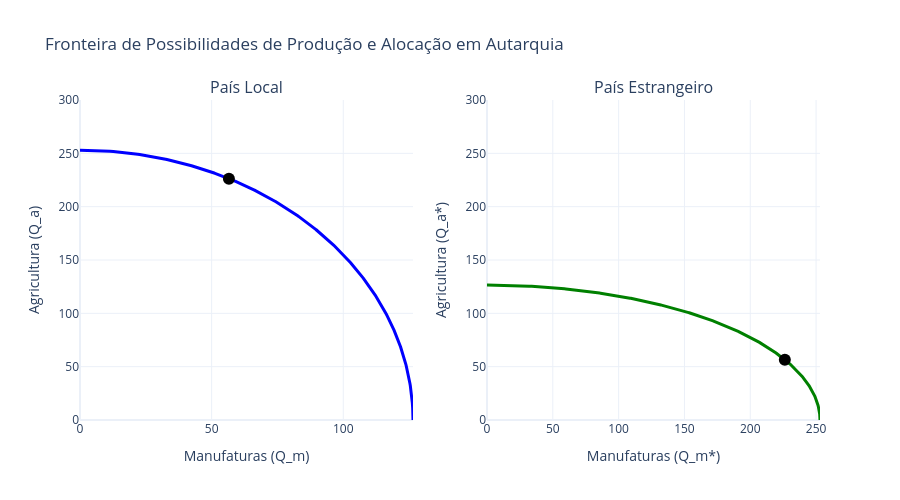

Here is the notebook cell this chart was saved with:
### Markdown cell above
**2.a)** Elabore e explique a fronteira de possibilidades de produção para o país Local e Estrangeiro. Considere o cenário de autarquia e a presença de substituição imperfeita de fatores.

A primeira diferença em relação ao modelo ricardiano é que a presença de um fator específico de produção ($K$ ou $T$) acarreta a produtividade marginal decrescente do trabalho. Isto é, as unidades adicionais de trabalho elevam a produção, mas a taxas decrescentes. No limite, o aumento da produção tende a zero. Como consequência, a fronteira de possibilidades de produção é côncava, existindo um ponto ótimo dado o preço relativo e a produtividade marginal relativa do trabalho.

Formalmente:

**Setor $i$:** $\text{PMgL} = \frac{\partial Q}{\partial L} > 0$ e $\frac{\partial \text{PMgL}}{\partial L} = \frac{\partial^2 Q}{\partial L^2} < 0$

Para setor de manufaturas e agricultura, temos:

* **Setor de Manufaturas**: $\text{PMgL}_m = \frac{\partial Q_m}{\partial L_m} > 0$ e $\frac{\partial \text{PMgL}_m}{\partial L_m} = \frac{\partial^2 Q_m}{\partial L_m^2} < 0$
* **Setor de Agricultura**: $\text{PMgL}_a = \frac{\partial Q_a}{\partial L_a} > 0$ e $\frac{\partial \text{PMgL}_a}{\partial L_a} = \frac{\partial^2 Q_a}{\partial L_a^2} < 0$

Obs. Consideramos a funão de produção para cada setor igual, pois a tecnologia é livre. Sendo esperado que cada país adote a tecnologia mais eficiente.

---

**Alocação Ótima e Maximização do Valor da Produção (Autarquia)**

No modelo de fatores específicos, a "produção máxima" em autarquia refere-se à alocação de trabalho que maximiza o valor total da produção. Isso ocorre no ponto em que o valor da produtividade marginal do trabalho se iguala entre os setores ($P_m \cdot \text{PMgL}_m = P_a \cdot \text{PMgL}_a$).

**País Local:**

* $\text{PMgL}_m = 0,5 \cdot 16^{0,5} \cdot L_m^{-0,5} = 2L_m^{-0,5}$
* $\text{PMgL}_a = 0,5 \cdot 64^{0,5} \cdot L_a^{-0,5} = 4L_a^{-0,5}$

Condição de equilíbrio dado o sistema de preços ($P_m = 1$ e $P_a = 1$):


$$1 \cdot 2L_m^{-0,5} = 1 \cdot 4L_a^{-0,5} \quad \Rightarrow \quad \left(\frac{L_a}{L_m}\right)^{0,5} = 2 \quad \Rightarrow \quad L_a = 4L_m$$

Substituindo na restrição de trabalho ($L_m + L_a = 1000$):


$$L_m + 4L_m = 1000 \quad \Rightarrow \quad L_m = 200 \quad \text{e} \quad L_a = 800$$

A produção ótima que maximiza a alocação em autarquia é:

* **Manufaturas:** $Q_m = 16^{0,5} \cdot 200^{0,5} = 4\sqrt{200} \approx 56,57$
* **Agricultura:** $Q_a = 64^{0,5} \cdot 800^{0,5} = 8\sqrt{800} \approx 226,27$

**País Estrangeiro:**

* $\text{PMgL}_m^* = 0,5 \cdot 64^{0,5} \cdot (L_m^*)^{-0,5} = 4(L_m^*)^{-0,5}$
* $\text{PMgL}_a^* = 0,5 \cdot 16^{0,5} \cdot (L_a^*)^{-0,5} = 2(L_a^*)^{-0,5}$

Condição de equilíbrio dado o sistema de preços ($P_m = 1$ e $P_a = 1$):


$$1 \cdot 4(L_m^*)^{-0,5} = 1 \cdot 2(L_a^*)^{-0,5} \quad \Rightarrow \quad \left(\frac{L_m^*}{L_a^*}\right)^{0,5} = 2 \quad \Rightarrow \quad L_m^* = 4L_a^*$$

Substituindo na restrição de trabalho ($L_m^* + L_a^* = 1000$):


$$4L_a^* + L_a^* = 1000 \quad \Rightarrow \quad L_m^* = 800 \quad \text{e} \quad L_a^* = 200$$

A produção ótima que maximiza a alocação em autarquia é:

* **Manufaturas:** $Q_m^* = 64^{0,5} \cdot 800^{0,5} = 8\sqrt{800} \approx 226,27$
* **Agricultura:** $Q_a^* = 16^{0,5} \cdot 200^{0,5} = 4\sqrt{200} \approx 56,57$

---

**Produção Máxima Física (Limites da Fronteira de Possibilidades de Produção)**

Caso a análise exija as interceptações da FPP (a capacidade máxima de engenharia de um setor operando de forma extrema, ignorando a demanda e alocando $100\%$ do trabalho disponível), temos:

**País Local:**

* Máximo de Manufaturas ($L_m = 1000$): $Q_m = 4\sqrt{1000} \approx 126,49$
* Máximo de Agricultura ($L_a = 1000$): $Q_a = 8\sqrt{1000} \approx 252,98$

**País Estrangeiro:**

* Máximo de Manufaturas ($L_m^* = 1000$): $Q_m^* = 8\sqrt{1000} \approx 252,98$
* Máximo de Agricultura ($L_a^* = 1000$): $Q_a^* = 4\sqrt{1000} \approx 126,49$

### Code cell
# 2.a

import pandas as pd
import numpy as np
import plotly.graph_objects as go
from plotly.subplots import make_subplots

# ==============================================================================
# 1. PARÂMETROS DO MODELO DE FATORES ESPECÍFICOS (AUTARQUIA)
# ==============================================================================

# Fator móvel (Trabalho)
L_local = 1000
L_estrangeiro = 1000

# Fatores específicos
K_local, T_local = 16, 64
K_estrangeiro, T_estrangeiro = 64, 16

# Sistema de Preços em Autarquia
Pm_aut, Pa_aut = 1, 1

# ==============================================================================
# 2. FUNÇÃO DE RESOLUÇÃO DO EQUILÍBRIO
# ==============================================================================

def calcular_equilibrio(L, K, T, Pm, Pa):
    """
    Calcula a alocação ótima de trabalho e a produção para os setores igualando 
    o valor do produto marginal: Pm * PMgLm = Pa * PMgLa
    """
    # Condição: Pm * 0.5 * K^0.5 * Lm^-0.5 = Pa * 0.5 * T^0.5 * La^-0.5
    # La / Lm = [ (Pa/Pm) * (T^0.5 / K^0.5) ]^2
    razao_La_Lm = ((Pa / Pm) * ((T**0.5) / (K**0.5)))**2
    
    # Substituindo em Lm + La = L
    Lm = L / (1 + razao_La_Lm)
    La = L - Lm
    
    # Produção
    Qm = (K**0.5) * (Lm**0.5)
    Qa = (T**0.5) * (La**0.5)
    
    return Lm, La, Qm, Qa

# Resolução
Lm_loc_aut, La_loc_aut, Qm_loc_aut, Qa_loc_aut = calcular_equilibrio(L_local, K_local, T_local, Pm_aut, Pa_aut)
Lm_est_aut, La_est_aut, Qm_est_aut, Qa_est_aut = calcular_equilibrio(L_estrangeiro, K_estrangeiro, T_estrangeiro, Pm_aut, Pa_aut)

# ==============================================================================
# 3. TABELA DE RESULTADOS
# ==============================================================================

dados = {
    "País": ["Local", "Estrangeiro"],
    "L_m (Trabalho Manuf.)": [Lm_loc_aut, Lm_est_aut],
    "L_a (Trabalho Agric.)": [La_loc_aut, La_est_aut],
    "Q_m (Prod. Manuf.)": [Qm_loc_aut, Qm_est_aut],
    "Q_a (Prod. Agric.)": [Qa_loc_aut, Qa_est_aut]
}

df_resultados = pd.DataFrame(dados)

print("TABELA DE ALOCAÇÃO E PRODUÇÃO EM AUTARQUIA")
print("-" * 70)
print(df_resultados.to_string(index=False, float_format="%.2f"))
print("-" * 70)

# ==============================================================================
# 4. GRÁFICO: FRONTEIRAS DE POSSIBILIDADES DE PRODUÇÃO
# ==============================================================================

# Vetor de alocação de trabalho para desenhar a curva da FPP
lm_vetor = np.linspace(0, L_local, 500)
la_vetor = L_local - lm_vetor

# FPP País Local
qm_fpp_loc = (K_local**0.5) * (lm_vetor**0.5)
qa_fpp_loc = (T_local**0.5) * (la_vetor**0.5)

# FPP País Estrangeiro
qm_fpp_est = (K_estrangeiro**0.5) * (lm_vetor**0.5)
qa_fpp_est = (T_estrangeiro**0.5) * (la_vetor**0.5)

fig = make_subplots(rows=1, cols=2, subplot_titles=("País Local", "País Estrangeiro"))

# --- FPP Local ---
fig.add_trace(go.Scatter(
    x=qm_fpp_loc, y=qa_fpp_loc, mode='lines', name='FPP Local', line=dict(color='blue', width=3)
), row=1, col=1)

# Ponto Autarquia Local
fig.add_trace(go.Scatter(
    x=[Qm_loc_aut], y=[Qa_loc_aut], mode='markers', name='Ponto Ótimo', 
    marker=dict(size=12, color='black', symbol='circle'),
    hovertemplate='Qm: %{x:.1f}<br>Qa: %{y:.1f}<extra></extra>'
), row=1, col=1)


# --- FPP Estrangeiro ---
fig.add_trace(go.Scatter(
    x=qm_fpp_est, y=qa_fpp_est, mode='lines', name='FPP Estrangeiro', line=dict(color='green', width=3)
), row=1, col=2)

# Ponto Autarquia Estrangeiro
fig.add_trace(go.Scatter(
    x=[Qm_est_aut], y=[Qa_est_aut], mode='markers', name='Ponto Ótimo', 
    marker=dict(size=12, color='black', symbol='circle'),
    hovertemplate='Qm*: %{x:.1f}<br>Qa*: %{y:.1f}<extra></extra>'
), row=1, col=2)

# Ajustes de Layout
fig.update_layout(
    title='Fronteira de Possibilidades de Produção e Alocação em Autarquia',
    template='plotly_white',
    width=900, height=500,
    showlegend=False
)

fig.update_xaxes(title_text="Manufaturas (Q_m)", row=1, col=1)
fig.update_yaxes(title_text="Agricultura (Q_a)", range=[0, 300], row=1, col=1)

fig.update_xaxes(title_text="Manufaturas (Q_m*)", row=1, col=2)
fig.update_yaxes(title_text="Agricultura (Q_a*)", range=[0, 300], row=1, col=2)

fig.show()

### Figure 1 — Plotly figure (JSON) as saved in the notebook; plotly's stock layout.template omitted (floating-point values rounded to 4 significant figures; data arrays with more than 128 entries replaced by an {"elided": "..."} marker saying what was removed)
{"data": [{"line": {"color": "blue", "width": 3}, "mode": "lines", "name": "FPP Local", "type": "scatter", "x": {"elided": "500 float values"}, "xaxis": "x", "y": {"elided": "500 float values"}, "yaxis": "y"}, {"hovertemplate": "Qm: %{x:.1f}<br>Qa: %{y:.1f}<extra></extra>", "marker": {"color": "black", "size": 12, "symbol": "circle"}, "mode": "markers", "name": "Ponto Ótimo", "type": "scatter", "x": [56.57], "xaxis": "x", "y": [226.3], "yaxis": "y"}, {"line": {"color": "green", "width": 3}, "mode": "lines", "name": "FPP Estrangeiro", "type": "scatter", "x": {"elided": "500 float values"}, "xaxis": "x2", "y": {"elided": "500 float values"}, "yaxis": "y2"}, {"hovertemplate": "Qm*: %{x:.1f}<br>Qa*: %{y:.1f}<extra></extra>", "marker": {"color": "black", "size": 12, "symbol": "circle"}, "mode": "markers", "name": "Ponto Ótimo", "type": "scatter", "x": [226.3], "xaxis": "x2", "y": [56.57], "yaxis": "y2"}], "layout": {"annotations": [{"font": {"size": 16}, "showarrow": false, "text": "País Local", "x": 0.225, "xanchor": "center", "xref": "paper", "y": 1, "yanchor": "bottom", "yref": "paper"}, {"font": {"size": 16}, "showarrow": false, "text": "País Estrangeiro", "x": 0.775, "xanchor": "center", "xref": "paper", "y": 1, "yanchor": "bottom", "yref": "paper"}], "height": 500, "showlegend": false, "title": {"text": "Fronteira de Possibilidades de Produção e Alocação em Autarquia"}, "width": 900, "xaxis": {"anchor": "y", "domain": [0, 0.45], "title": {"text": "Manufaturas (Q_m)"}}, "xaxis2": {"anchor": "y2", "domain": [0.55, 1], "title": {"text": "Manufaturas (Q_m*)"}}, "yaxis": {"anchor": "x", "domain": [0, 1], "range": [0, 300], "title": {"text": "Agricultura (Q_a)"}}, "yaxis2": {"anchor": "x2", "domain": [0, 1], "range": [0, 300], "title": {"text": "Agricultura (Q_a*)"}}}}
